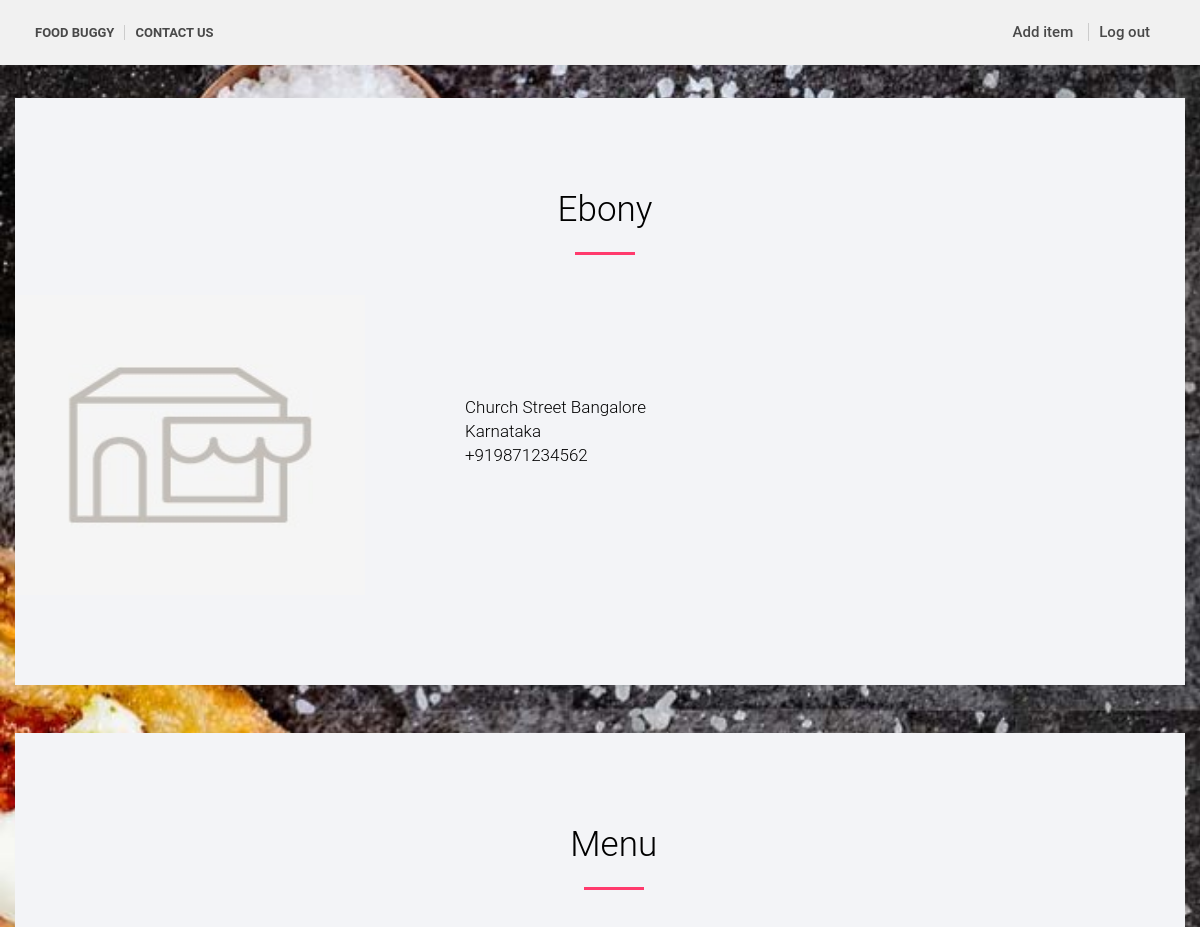
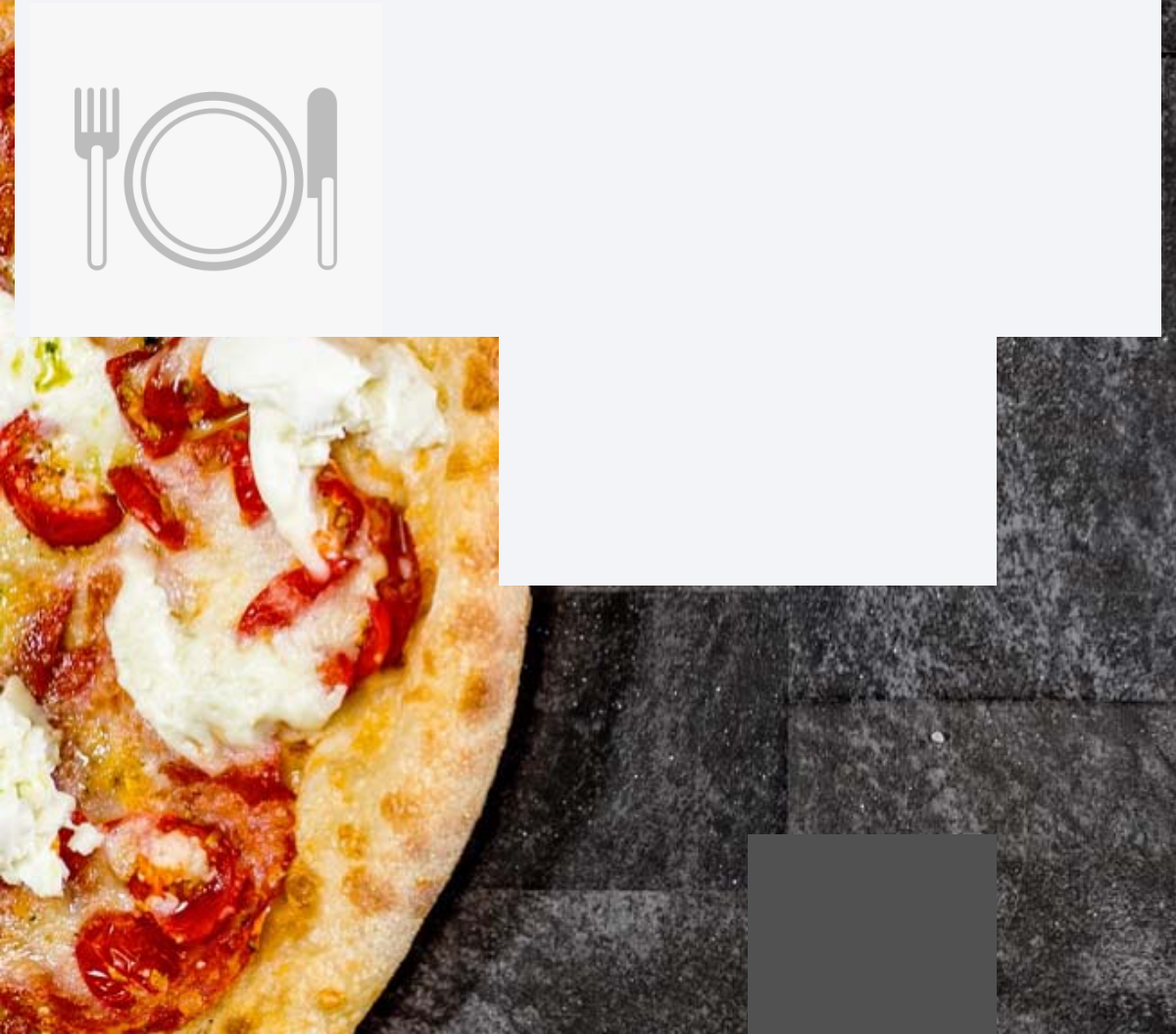
Page /restaurant/info/ (signed in) on the committed database (2 pictures, top to bottom).
### Restaurants/models.py (models this page shows, shortened)
class Restaurant(models.Model):
    Restaurant_ID = models.AutoField(primary_key=True)
    user = models.OneToOneField(User, on_delete=models.CASCADE)
    Restaurant_Name = models.CharField(max_length=250)
    Restaurant_Street = models.CharField(max_length=250)
    Restaurant_Area = models.CharField(max_length=250, choices=Areas)
    Restaurant_City = models.CharField(max_length=250, choices=Cities)
    Restaurant_State = models.CharField(max_length=250, choices=States)
    Restaurant_Pin = models.CharField(max_length=6, default=132658)
    Restaurant_Phone_Number = PhoneNumberField()
    Restaurant_Logo = models.ImageField(upload_to='media',
                                        default='media/default_res.jpg')
    Restaurant_Ratings_Count = models.IntegerField(default=0)
    Restaurant_Rating = models.IntegerField(MaxValueValidator(10), default=0)

class Food(models.Model):
    Food_ID = models.AutoField(primary_key=True)
    Food_Name = models.CharField(max_length=250)
    Food_Res_ID = models.ForeignKey(Restaurant, on_delete=models.CASCADE)
    Food_Category_ID = models.ForeignKey(FoodCategory, on_delete=models.CASCADE)
    Food_Price = models.IntegerField()
    Food_Pic = models.ImageField(upload_to='media',
                                 default='media/default_food.jpg')
    Food_Discount = models.IntegerField(default=0)

class FoodCategory(models.Model):
    FoodCategory_ID = models.AutoField(primary_key=True)
    FoodCategory_Name = models.CharField(max_length=250)

### Restaurants/views.py (the view)
# urls.py: path('restaurant/', include('Restaurants.urls')),
@login_required(login_url='Res_index')
def restaurant(request):
    data = Restaurant.objects.get(user=request.user)
    food = Food.objects.filter(Food_Res_ID=Restaurant.objects.get(user=request.user))
    context = {'data': data, 'food': food}
    return render(request, 'Restaurant/res_profile.html', context=context)

### Restaurants/templates/Restaurant/res_profile.html (shortened to what this page needs)
<!doctype html>
<html>
{% load staticfiles %}
<head>
<link rel="stylesheet" href="https://maxcdn.bootstrapcdn.com/bootstrap/3.3.7/css/bootstrap.min.css">
<link rel="stylesheet" href="https://cdnjs.cloudflare.com/ajax/libs/font-awesome/4.7.0/css/font-awesome.min.css">
<link rel="stylesheet" type="text/css" href="{% static 'css/bootstrap.css' %}"/>
<link rel="stylesheet" type="text/css" href="{% static 'css/style1.css' %}"/>
<link rel="stylesheet" type="text/css" href="{% static 'css/style.css' %}"/>
<link rel="stylesheet" type="text/css" href="{% static 'css/font-awesome.css' %}"/>
<link rel="stylesheet" type="text/css" href="{% static 'css/animate.css' %}">
<link rel="stylesheet" type="text/css" href="{% static 'css/responsive.css' %}"/>
<link rel="stylesheet" type="text/css" href="{% static 'css/simple-line-icons.css' %}"/>
</head>
<body>
<section class="saction1">
  <div class="container">
    <div class="row">
      <div class="col-lg-12 col-md-12 col-sm-12">
        <div class="menu">
          <nav>
            <ul>
              <li><a href="{% url 'Main_index' %}">Food Buggy</a></li>
              <li><a href="#contact">Contact Us</a></li>
            </ul>
          </nav>
        </div>
        <div class="login">
          <ul>
              <li><a href="{% url 'Res_add_item' %}">Add item</a></li>
            <li><a href="{% url 'logout' %}">Log out</a></li>
          </ul>
        </div>
      </div>
    </div>
  </div>
</section>
<div id="section1" class="container-fluid" >
<br><br>
<section id="menu" class="main-block light-bg">
        <div class="container" id="about">
            <div class="row justify-content-center">
              <div class="row justify-content-center">
                  <div class="col-md-5">
                      <div class="styled-heading">
                          <h3>
                                    {{ data.Restaurant_Name }}
                          </h3>
                      </div>
                  </div>
              </div>
              <img src="/media/{{ data.Restaurant_Logo }}" style="height:300px;width:350px;" align="left">
              <div style="padding-left:300px;color:black;">
              <p style="color:black;padding-left:150px;padding-top:100px;font-size:17px;text-align:left">
                            {{ data.Restaurant_Area }}
                            {{ data.Restaurant_City }}<br>
                            {{ data.Restaurant_State }}<br>
                            {{ data.Restaurant_Phone_Number }}<br>
              </p>
              </div>
            </div>
        </div>
</section>
<br><br>
<section id="menu" class="main-block light-bg">
        <div class="container" id="restaurant">
            <div class="row justify-content-center">
                <div class="col-md-5">
                    <div class="styled-heading">
                        <h3>Menu</h3>
                    </div>
                </div>
            </div>
            <div class="row">
            {% for dt in food %}
                    <div class="col-md-4 featured-responsive">
                        <div class="featured-place-wrap">
                                <img src="/media/{{ dt.Food_Pic }}" class="img-fluid" alt="#">
                                <div class="featured-title-box">
                                    <h5 style="color: black">{{ dt.Food_Name }}</h5><br><span>• </span>
                                    <p>Category: {{ dt.Food_Category_ID.FoodCategory_Name }}</p> <span>• </span>
                                    <p><span>Price: {{ dt.Food_Price }}</span>$</p>
                                    <ul>
                                        <li>
                                            <center> <p>Discount: {{ dt.Food_Discount }}%</p> </center>
                                        </li>
                                        <br>
                                    </ul>
                                </div>
                        </div>
                    </div>
                {% endfor %}
            </div>
        </div>
    </section>
<br><br>
<footer class="saction8">
  <div class="container" id="contact">
    <div class="row">
      <div class="col-lg-3 col-md-3 col-sm-3">
        <div class="site">
          <h3>Site Link</h3>
        </div>
        <div class="sitelink">
          <ul>
            <li> <span>&#10152;</span><a href="#">About Us</a></li>
            <li><span>&#10152;</span><a href="#">Contact Us</a></li>
            <li><span>&#10152;</span><a href="#">Privacy Policy</a></li>
            <li><span>&#10152;</span><a href="#">Terms of Use</a></li>
          </ul>
        </div>
      </div>
      <div class="col-lg-3 col-md-3 col-sm-3">
        <div class="site">
          <h3>Follow us on...</h3>
        </div>
        <div class="social">
          <ul>
            <li> <i class="fa fa-facebook-square"></i><a href="#">Facebook</a></li>
            <li><i class="fa fa-twitter-square"></i><a href="#">Twitter</a></li>
            <li><i class="fa fa-linkedin-square"></i><a href="#">Linkedin</a></li>
            <li><i class="fa fa-google-plus-square"></i><a href="#">Google Plus</a></li>
          </ul>
        </div>
      </div>
    </div>
  </div>
</footer>
</body>
</html>

### Main/static/css/style1.css (style rules this page uses)
html, body, div, span, applet, object, iframe, h1, h2, h3, h4, h5, h6, p, blockquote, pre, a, abbr, acronym, address, big, cite, code, del, dfn, em, img, ins, kbd, q, s, samp, small, strike, strong, sub, sup, tt, var, b, u, i, center, dl, dt, dd, ol, ul, li, fieldset, form, label, legend, table, caption, tbody, tfoot, thead, tr, th, td, article, aside, canvas, details, embed, figure, figcaption, footer, header, hgroup, menu, nav, output, ruby, section, summary, time, mark, audio, video { margin: 0; padding: 0; border: 0; font-size: 100%; font: inherit; vertical-align: baseline; }
article, aside, details, figcaption, figure, footer, header, hgroup, menu, nav, section { display: block; }
body { line-height: 1; }
ol, ul { list-style: none; }
#section1 { padding-top:50px;color:#FFFFFF;background-size:cover;background-attachment:fixed;background-image:url("../images/mainpic2.jpg"); }
html { width: 100%; height: 100%; }
* { padding: 0; margin: 0; outline: 0 none; }
body { font-family: 'Source Sans Pro', sans-serif; font-weight: 300; color: #6d6e71; line-height: 24px; font-size: 16px; -webkit-font-smoothing: antialiased; }
a { color: #507cbe; text-decoration: none; }
h1, h2, h3, h4, h5 { font-size: 24px; line-height: 125%; color: #000000; }
nav { width: 50%; float: left; display: block; margin: 0; z-index: 15; }
.saction1 { background-color: #f1f1f1; margin-top: 0px; z-index: 1; overflow: hidden; position: fixed; top: 0; width: 100%; }
.menu li { float: left; padding: 20px 5px 20px; }
.menu a { text-transform: uppercase; color: #494949; font-size: 16px; font-weight: 700; text-decoration: none; padding-right: 15px; border-right: 1px solid #CCCCCC; transition: all 0.3s; }
.menu li:last-child a { border: 0; }
.login { width: 50%; float: right; display: block; }
.login li { float: left; }
.login ul { float: right; padding: 20px 5px 20px; }
.login a { color: #494949; margin-left: 10px; font-size: 18px; font-weight: 500; text-decoration: none; padding-right: 15px; border-right: 1px solid #CCCCCC; transition: all 0.3s; }
.login li:last-child a { border: 0; }
.saction8 { background-color: #515151; padding: 60px 0 60px; }
.site h3 { color: #FFF; font-size: 20px; font-family: 'Lobster Two', cursive; font-weight: 700; }
.sitelink span { color: #5bbd50; }
.sitelink a { color: #9d9d9d; font-weight: 400; margin-left: 5px; }
.sitelink li { border-bottom: 1px dashed #9d9d9d; padding: 10px 0 10px; }
.social a { color: #9d9d9d; font-weight: 400; margin-left: 5px; }
.social i { color: #5bbd50; }
.social li { border-bottom: 1px dashed #9d9d9d; padding: 10px 0 10px; }

### Main/static/css/style.css (style rules this page uses)
body { font-family: 'Roboto', sans-serif; }
h3 { font-size: 35px; }
h5 { font-size: 28px; }
p { font-size: 15px; }
.main-block { padding: 90px 0; }
.light-bg { background: #f3f4f7; }
.styled-heading { text-align: center; margin: 0 -600px 40px 110px; }
.styled-heading h3 { position: relative; padding: 0 0 23px; }
.styled-heading h3:after { position: absolute; content: ""; width: 60px; height: 3px; background: #ff3a6d; bottom: 0; left: 50%; -webkit-transform: translateX(-50%); -ms-transform: translateX(-50%); transform: translateX(-50%); }
.featured-place-wrap { background: #fff; margin: 0 0 30px; -webkit-transition: all 0.5s ease; -o-transition: all 0.5s ease; transition: all 0.5s ease; position: relative; }
.featured-place-wrap img { width: 100%; }
.featured-title-box { padding: 22px 20px; }
.featured-title-box p { color: #9fa9b9; display: inline-block; margin: 0; }
.featured-title-box p span { color: #ffb006; padding: 0; }
.featured-title-box span { color: #9fa9b9; padding: 0 10px; }
.featured-title-box ul { padding: 0; margin: 10px 0 0; }
.featured-title-box ul li { list-style: none; color: #737882; line-height: 2; }
.featured-title-box ul li p { margin: 0; }
footer { position: relative; }

### Main/static/css/responsive.css (style rules this page uses)
@media only screen and (min-width: 960px) and (max-width: 1200px) { .menu a { font-size: 13px; padding-right: 10px; } }
@media only screen and (min-width: 960px) and (max-width: 1200px) { .login a { font-size: 15px; } }
nav ul { margin: 0; overflow: hidden; }
nav li { color: #fefefe; float: left; list-style: none; }

### rows in the picture
Restaurant: Restaurant_Name "Ebony", Restaurant_Logo (placeholder picture), Restaurant_Area "Church Street", Restaurant_City "Bangalore", Restaurant_State "Karnataka", Restaurant_Phone_Number "+919871234562"
Food: Food_Pic (placeholder picture), Food_Name "Belgium Chocolate Pastry", Food_Category_ID.FoodCategory_Name "Desserts", Food_Price "120", Food_Discount "20"
